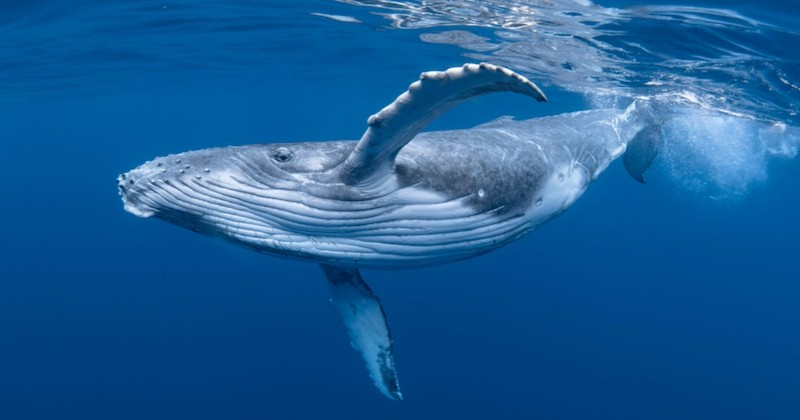
#> input picture image analysis tools/animals/baleine.jpg, 800 x 420 px
$ python -i imageAnalysisTools.py   (imports and definitions only)
#> lines starting #> are read from the running program, lines starting #| are printed output that depends on the picture; after the words box and inside, x2 and y2 are one past the last pixel; in counts of white or black regions, pixels touching at a corner belong together
import numpy as np
from scipy.ndimage import convolve

def grayscale_converter(image):
    """
    Input : image np.array, (Blue, green, red)
    Output : image_grayscale np.array (0.11 * blue + 0.59 * green + 0.3 * red)
    -- colour weight for the human eye.
    """
    # Input validity verification
    if len(image.shape) == 3:
        image_grayscale = np.dot(image, [0.11, 0.59, 0.3])

    elif len(image.shape) == 2:
        return image
    else:
        raise ValueError('Error in grayscale_convertor. Invalid matrix shape.')

    return image_grayscale

def binary_reverse(edges_matrix):
    return 255 - edges_matrix

# [7 lines left out: function black_white_converter, not called in this run]

def gen_gaussian_kernel_1d(kernel_dim= 10, sd = 5):
    """
    Generate a 1D Gaussian kernel.
    """
    if kernel_dim % 2 == 0:
        kernel_dim += 1
    if kernel_dim < 3:
        kernel_dim = 3

    center = kernel_dim // 2
    x = np.arange(-center, center + 1)
    kernel_1d = np.exp(-0.5 * (x / sd) ** 2)
    kernel_1d /= np.sum(kernel_1d)

    return kernel_1d

def gaussian_blur(image_matrix, kernel_dim=5, sd=1):
    """
    Input : image_matrix, np.array
            kernel_dim, int
            sd (standard deviation), real number

    Output : blurred_matrix, np.array

    -- Convolve a Gaussian kernel with the image,
    -- Applies a 'summary' of neighbouring pixels to each pixel.
    """
#> called with kernel_dim = 5, sd = 1
    if kernel_dim >= image_matrix.shape[0] or kernel_dim >= image_matrix.shape[1]:
        raise ValueError('Invalid kernel dimension.')

    gaussian_kernel_1d = gen_gaussian_kernel_1d(kernel_dim, sd)

    if image_matrix.ndim == 2:
        # Image is in grayscale
        blurred_matrix = convolve(image_matrix, gaussian_kernel_1d[:, None], mode='reflect')
        blurred_matrix = convolve(blurred_matrix, gaussian_kernel_1d[None, :], mode='reflect')

    elif image_matrix.ndim == 3:
        # Image is in BGR
        blurred_matrix = np.zeros_like(image_matrix)
        for channel in range(image_matrix.shape[2]):
            blurred_channel = convolve(image_matrix[:, :, channel], gaussian_kernel_1d[:, None], mode='reflect')
            blurred_matrix[:, :, channel] = convolve(blurred_channel, gaussian_kernel_1d[None, :], mode='reflect')
    else:
        raise ValueError('Invalid image_matrix shape.')

    return blurred_matrix

def xy_gradients(image_matrix):
    """
    Input : image_matrix, a grayscale image matrix, np.array (dim 2)
    Output: grad_x, grad_y, the gradients in each directions, np.array (dim 2)
            magnitudes, the matrix of the borders, np.array (dim 2)
            angles, the matrix of the borders, np.array (dim 2)


    -- The goal is to calculate a rate of change around each pixel in the x and y directions.
    We look at the delta of the next pixel with the previous one, giving more importance to the direct neighbouring pixels.
    --> Convolution with Sobel matrix.
    The rates of change are grouped into Magnitudes (gives positive values and groups the directions).
    We calculate their orientation in angles.
    """

    # SOBEL matrix
    sobel_x = np.array([[-1, 0, 1],
                        [-2, 0, 2],
                        [-1, 0, 1]])

    sobel_y = np.array([[-1, -2, -1],
                        [ 0,  0,  0],
                        [ 1,  2,  1]])

    # Convolution
    grad_x = convolve(image_matrix, sobel_x, mode='reflect', output=np.float32)
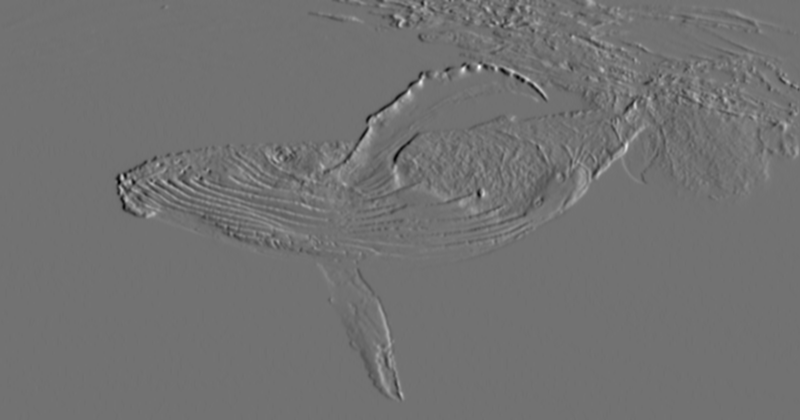
#> grad_x: shape (420, 800) float32; min -304, max 375, mean -0.1; drawn with min black and max white
    grad_y = convolve(image_matrix, sobel_y, mode='reflect', output=np.float32)
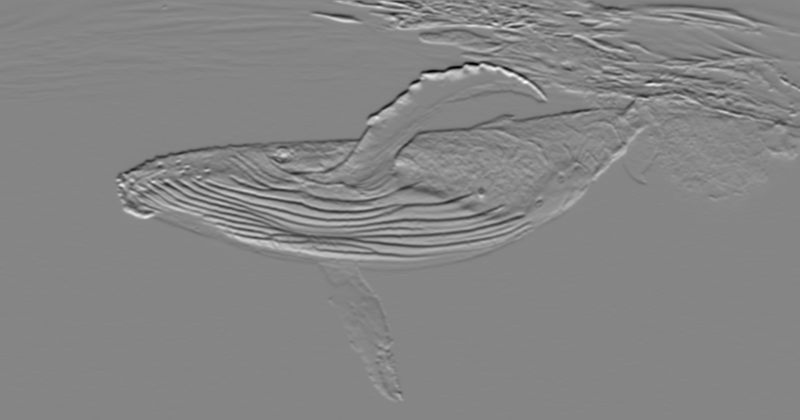
#> grad_y: shape (420, 800) float32; min -429, max 392, mean 0.7; drawn with min black and max white

    # Calculate Angles
    angles = np.arctan2(grad_y, grad_x)
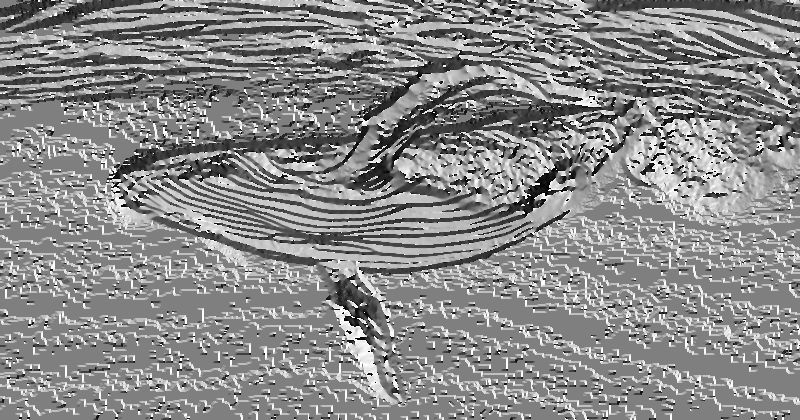
#> angles: shape (420, 800) float32; min -3.13, max 3.14, mean 0.265; drawn with min black and max white

    # Calculate Magnitudes
    magnitudes = np.hypot(grad_x, grad_y)

    return grad_x, grad_y, magnitudes, angles

def only_maxima(magnitudes_matrix, angles_matrix):
    """
    Input:  magnitudes_matrix, np.array (dim 2)
            angles_matrix, np.array (dim 2)

    Output: outline_matrix, the matrix with the weak and isolated borders removed, np.array (dim 2)

    -- Analyses the weakness of the borders, keeping only does who are connected with strong ones
    in each 4 directions.
    """
    rows, cols = angles_matrix.shape
#> rows = 420; cols = 800
    angle = angles_matrix % np.pi
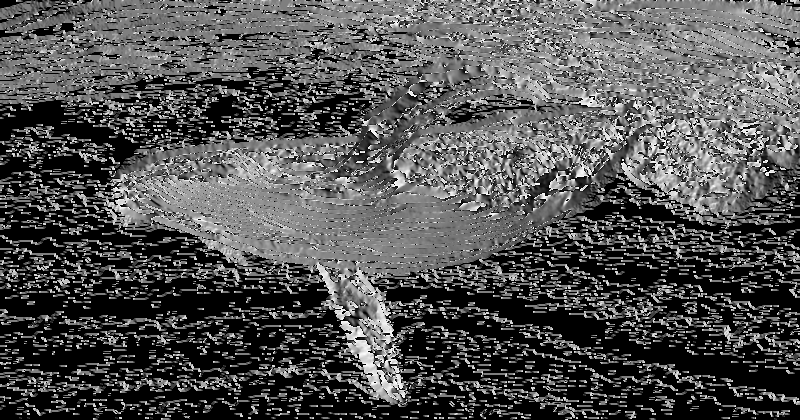
#> angle: shape (420, 800) float32; min 0, max 3.14, mean 1.02; drawn with min black and max white
    padded_magnitudes = np.pad(magnitudes_matrix, 1, mode='constant')
    max_by_dir_matrix = np.zeros_like(magnitudes_matrix)

    # Directions classification
    direction = np.zeros_like(angle, dtype=int)
    direction[np.where((angle >= -np.pi/8) & (angle < np.pi/8))] = 0
    direction[np.where((angle >= np.pi/8) & (angle < 3*np.pi/8))] = 1
    direction[np.where((angle >= 3*np.pi/8) & (angle < 5*np.pi/8))] = 2
    direction[np.where((angle >= 5*np.pi/8) & (angle < 7*np.pi/8))] = 3
    direction[np.where((angle >= 7*np.pi/8) & (angle <= np.pi))] = 0
    direction[np.where((angle >= -7*np.pi/8) & (angle < -5*np.pi/8))] = 0
    direction[np.where((angle >= -5*np.pi/8) & (angle < -3*np.pi/8))] = 1
    direction[np.where((angle >= -3*np.pi/8) & (angle < -np.pi/8))] = 3

    # List for directions assignement
    direction_vector = [(-1, 0), (1, 1), (1, 0), (1, -1)]

    for row in range(1, rows - 1):
        for col in range(1, cols - 1):
            magnitude = padded_magnitudes[row, col]
            dir_idx = direction[row, col]
            dir_prev = direction_vector[dir_idx]
            dir_next = (-dir_prev[0], -dir_prev[1])

            prev_mag = padded_magnitudes[row + dir_prev[0], col + dir_prev[1]]
            next_mag = padded_magnitudes[row + dir_next[0], col + dir_next[1]]

            if magnitude >= prev_mag and magnitude >= next_mag:
                max_by_dir_matrix[row, col] = magnitude
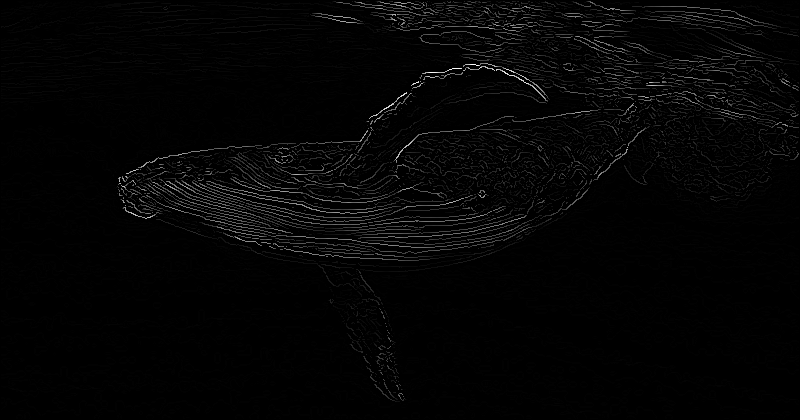
#> max_by_dir_matrix: shape (420, 800) float32; min 0, max 429.1, mean 8; drawn with min black and max white

    return max_by_dir_matrix


def hysteresis(outlined_matrix,threshold_high = 120, threshold_low = 80):
    """
    Input:  outline_matrix, matrix of the borders, np.array (dim 2)
            threshold_high, treshold_low, the gaps where the borders are described as relevant or not, real number (0 - 255)

    Output: jungle_matrix, the matrix where only the relevant borders are keeped, np.array (dim 2)
    """
#> called with threshold_high = 100, threshold_low = 30

    if not (0 <= threshold_low <= threshold_high <= 255):
        raise ValueError(f"Invalid thresholds ([0,255], treshold_high <= treshold_low)")

    rows, cols = outlined_matrix.shape
#> rows = 420; cols = 800
    jungle_matrix = np.zeros_like(outlined_matrix, dtype=np.uint8)

    strong = np.where(outlined_matrix >= threshold_high)
#> strong = 10076 positions, rows 1 to 399, columns 118 to 798
    weak = np.where((outlined_matrix >= threshold_low) & (outlined_matrix < threshold_high))
#> weak = 11919 positions, rows 1 to 401, columns 117 to 798

    jungle_matrix[strong[0], strong[1]] = 255

    for weak_pixel_index in range(len(weak)):
        weak_pixel = weak[weak_pixel_index]
        row = weak_pixel[0]
        col = weak_pixel[1]

        if (jungle_matrix[row-1:row+2, col-1:col+2] == 255).any():
            jungle_matrix[row, col] = 255
#> this loop made 2 passes
#> (row, col) on passes 1 to 2: (1, 1), (333, 334)
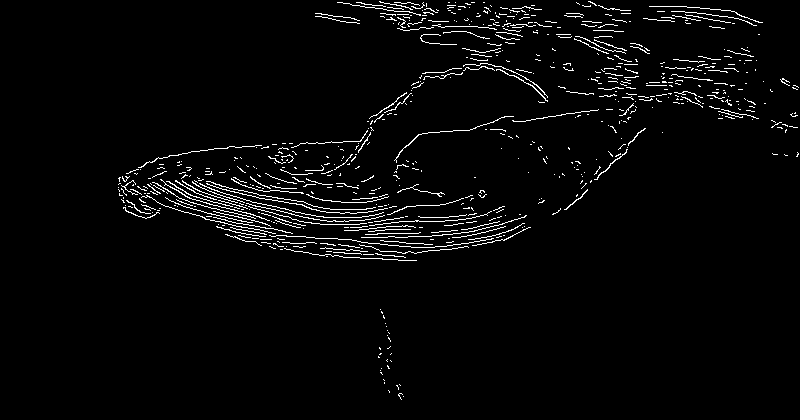
#> jungle_matrix: shape (420, 800); 3% white in thin lines or dots, all inside (x1, y1, x2, y2) = (118, 1, 799, 400)

    return jungle_matrix

def canny(image, threshold_high = 100, threshold_low = 30, gaussian_kernel_dim = (5, 1)):
    if not (0 <= threshold_low <= threshold_high <= 255):
        raise ValueError(f"Invalid thresholds.")

    image_g = grayscale_converter(image)
    image_b = gaussian_blur(image_g, gaussian_kernel_dim[0], gaussian_kernel_dim[1])
    _, _, image_m, image_a = xy_gradients(image_b)
    image_o = only_maxima(image_m, image_a)

    return hysteresis(image_o, threshold_high, threshold_low)

# [44 lines left out: function outliner, not called in this run]

def contour(image_matrix, edges_matrix = None):
    if not edges_matrix:
        edges_matrix = canny(image_matrix)

    contour_matrix = np.copy(image_matrix)

    if image_matrix.ndim == 3:
        contour_matrix[edges_matrix > 127] = [0, 255, 0]
    elif image_matrix.ndim == 2:
        contour_matrix[edges_matrix > 127] = 0
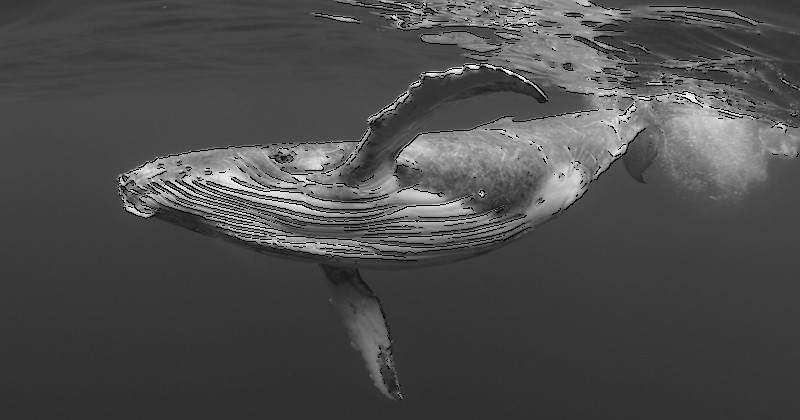
#> contour_matrix: shape (420, 800); min 0, max 255, mean 75.5
    else:
        raise ValueError('Invalid image_matrix shape.')

    return contour_matrix

# [11 lines left out: function edges_extrimity_finder, not called in this run]

>>> import cv2
>>> picture = cv2.imread('animals/baleine.jpg', cv2.IMREAD_GRAYSCALE)
>>> result = contour(picture)

$ run again, on image analysis tools/animals/cameleon.jpg
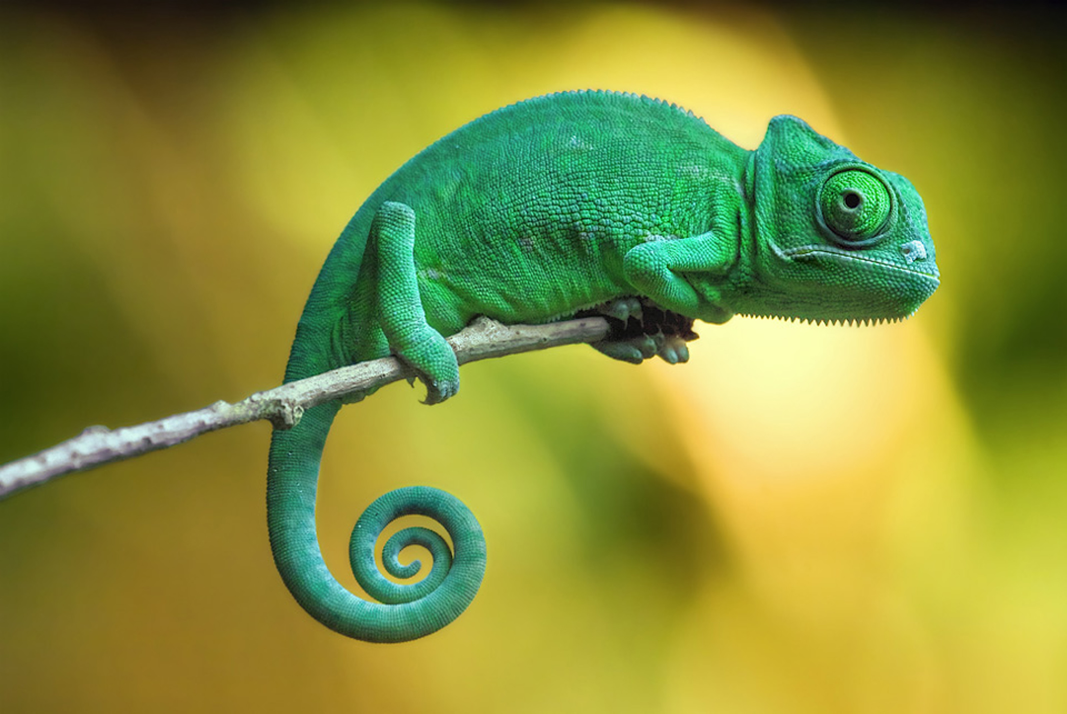
#> input picture image analysis tools/animals/cameleon.jpg, 3200 x 2140 px (shown at 1/3 size)
#> strong = 71398 positions, rows 267 to 1931, columns 369 to 2822
#> weak = 168366 positions, rows 269 to 1922, columns 1 to 2825
#> the loop in hysteresis, `for weak_pixel_index in range(len(weak)):` made 2 passes
#> (row, col) on passes 1 to 2: (269, 269), (1822, 1824)
#> after the loop in hysteresis, `for weak_pixel_index in range(len(weak)):`:
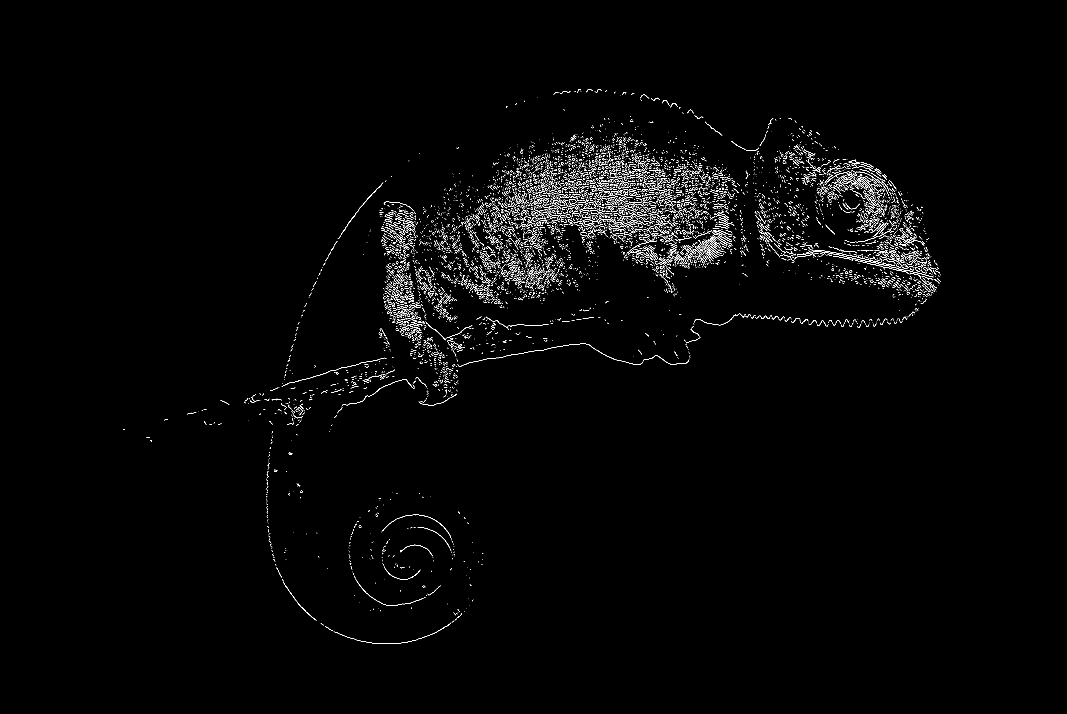
#> jungle_matrix: shape (2140, 3200) (shown at 1/3 size); 1% white in thin lines or dots, all inside (x1, y1, x2, y2) = (369, 267, 2823, 1932)
#> in contour, `contour_matrix[edges_matrix > 127] = 0`:
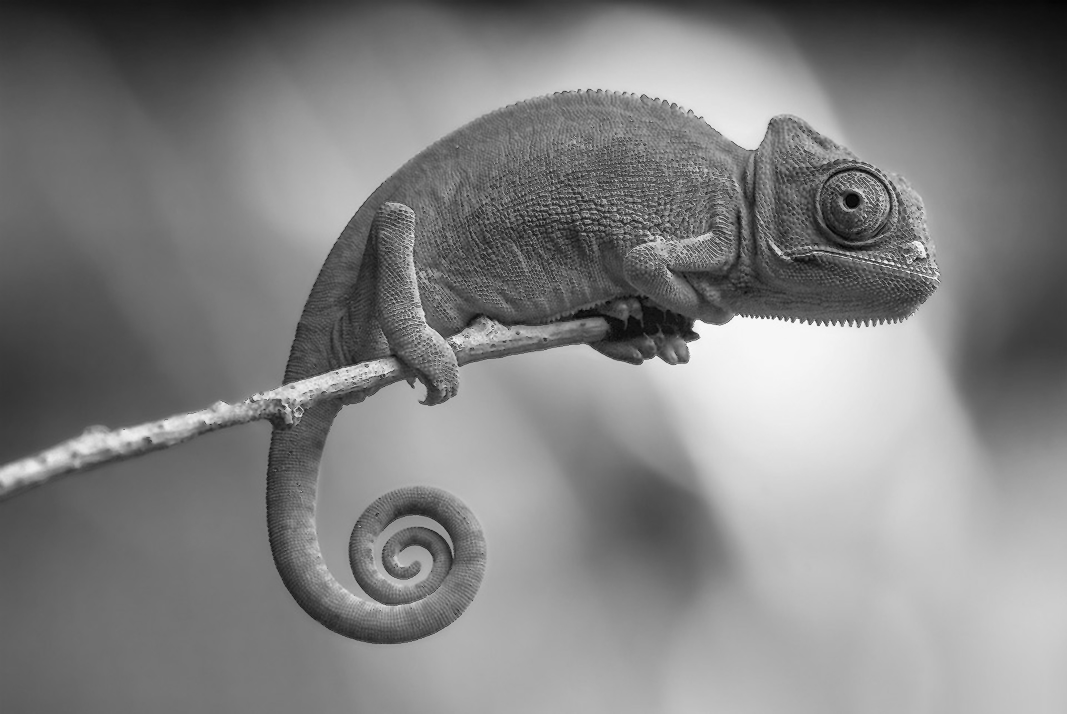
#> contour_matrix: shape (2140, 3200) (shown at 1/3 size); min 0, max 255, mean 128.8

$ run again, on image analysis tools/animals/colibri.jpg
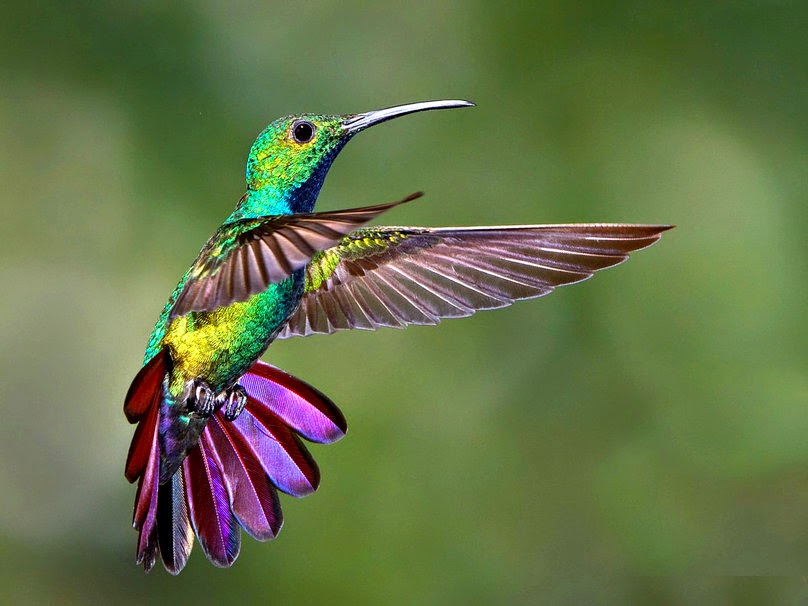
#> input picture image analysis tools/animals/colibri.jpg, 808 x 606 px
#> strong = 13538 positions, rows 101 to 576, columns 123 to 676
#> weak = 6896 positions, rows 100 to 577, columns 122 to 759
#> the loop in hysteresis, `for weak_pixel_index in range(len(weak)):` made 2 passes
#> (row, col) on passes 1 to 2: (100, 100), (427, 469)
#> after the loop in hysteresis, `for weak_pixel_index in range(len(weak)):`:
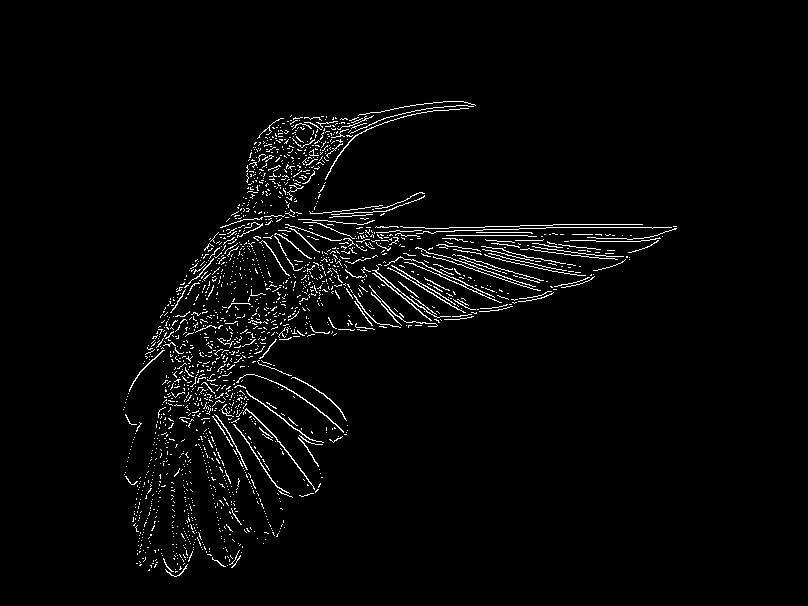
#> jungle_matrix: shape (606, 808); 2.8% white in thin lines or dots, all inside (x1, y1, x2, y2) = (123, 101, 677, 577)
#> in contour, `contour_matrix[edges_matrix > 127] = 0`:
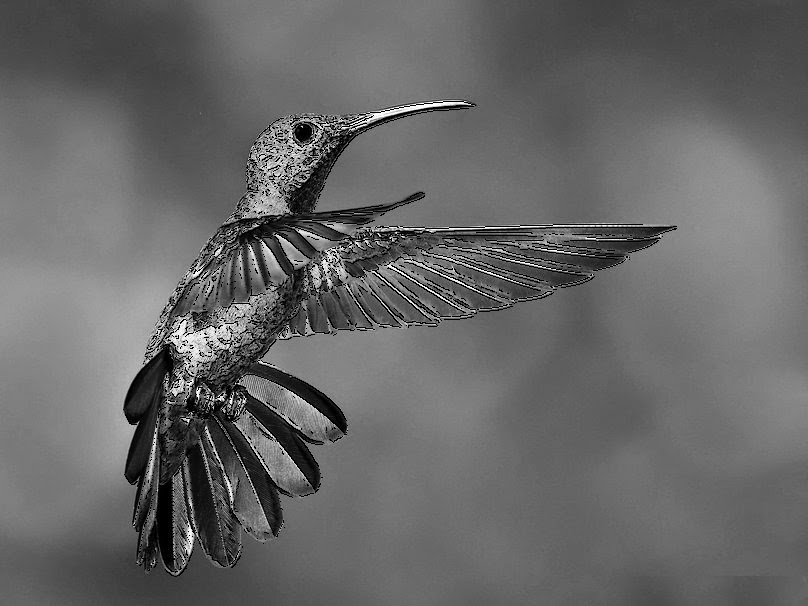
#> contour_matrix: shape (606, 808); min 0, max 255, mean 102.8
